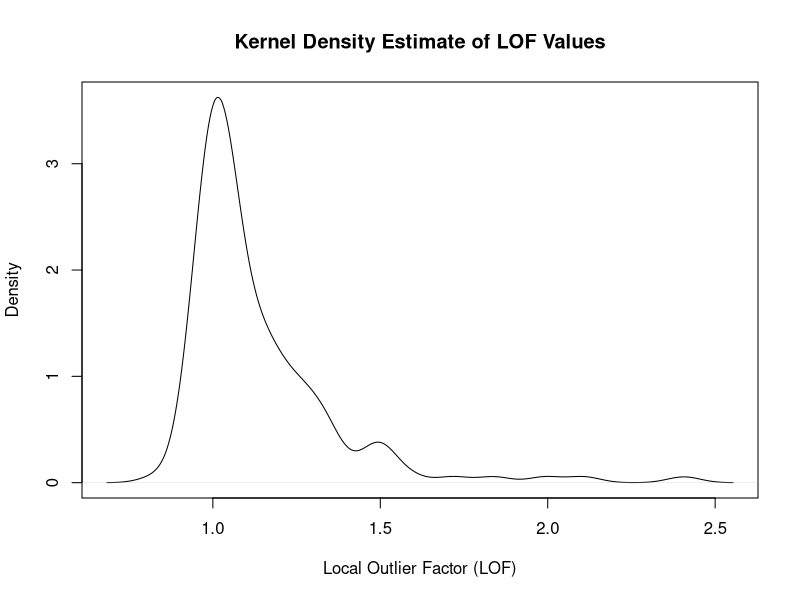

Reproduce this figure in R.
#P4.

#1
# Load the required libraries
library(dbscan)

# Load the iris dataset
data(iris)

# Remove the "Species" column
iris_features <- iris[, -5]  # Exclude the 5th column ("Species")

# Compute the local outlier factor using dbscan
lof_values <- lof(iris_features)

# Add the LOF values to the original iris dataset
iris$LOF <- lof_values

# View the LOF values for each object
print(iris$LOF)


#2
sorted_iris <- iris[order(-iris$LOF), ]

# Get the top 5 outliers
top_5_outliers <- head(sorted_iris, 5)

# Print the top 5 outliers
print(top_5_outliers)


#3
lof_density <- density(iris$LOF)

print(lof_density)

# Generate the plot diagram for LOF density
plot(lof_density, main = "Kernel Density Estimate of LOF Values",
     xlab = "Local Outlier Factor (LOF)", ylab = "Density")
